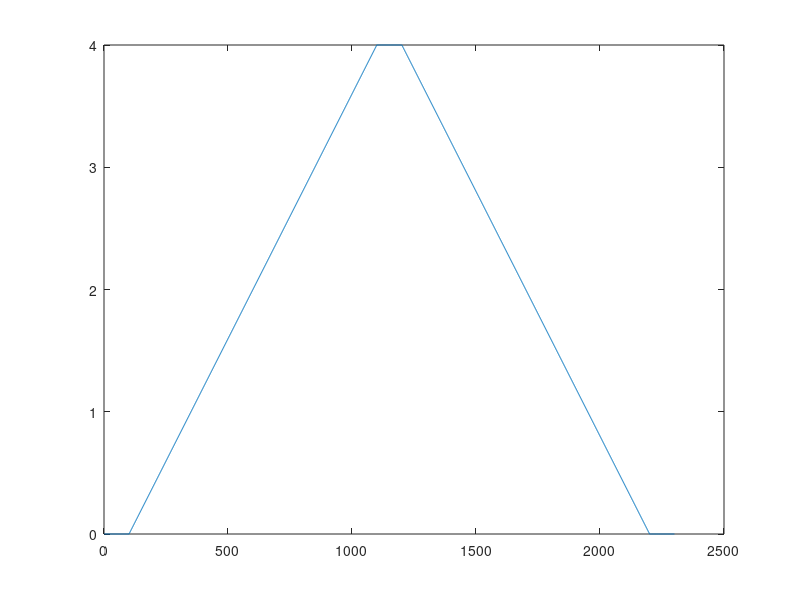
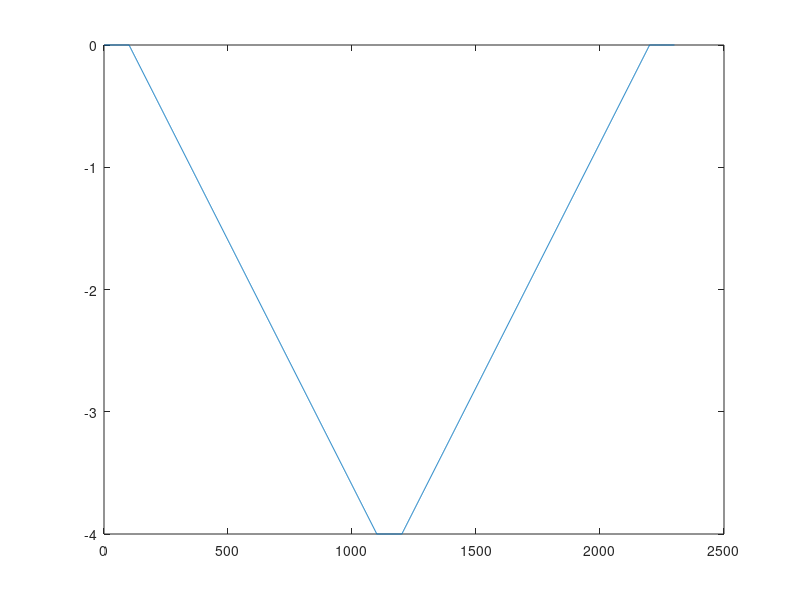
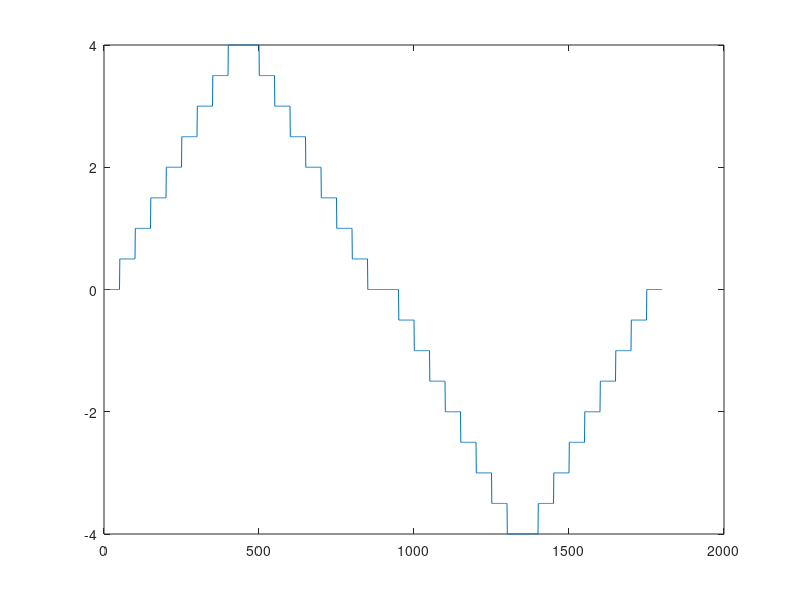
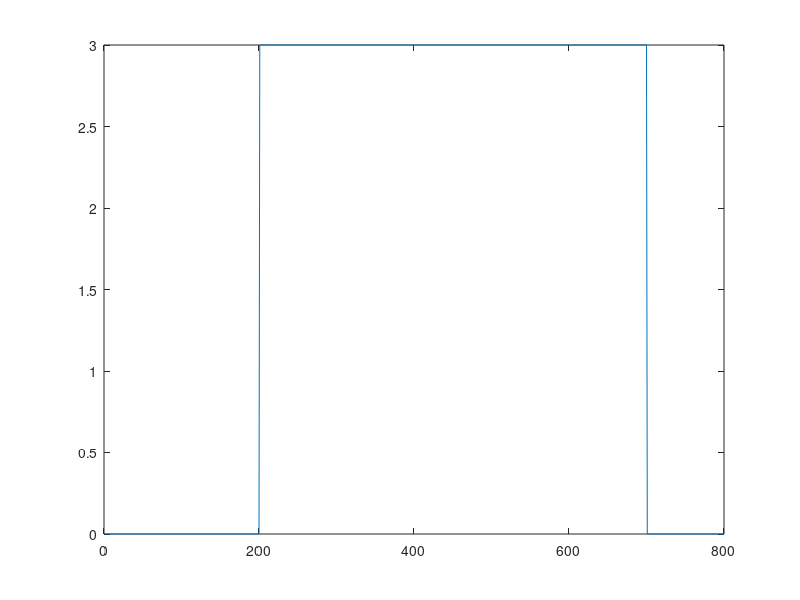

MATLAB code for these plots, in order:
clc; clear; close all;

d = 0.01;
maxV = 4;

% Ramp up then down
figure(1);
rampUp = [0*ones(1,1/d),linspace(0,maxV,10/d),maxV*ones(1,1/d),linspace(maxV,0,10/d),0*ones(1,1/d)];
plot(rampUp);

% Ramp down then up
figure(2);
rampDown = [0*ones(1,1/d),linspace(0,-maxV,10/d),-maxV*ones(1,1/d),linspace(-maxV,0,10/d),0*ones(1,1/d)];
plot(rampDown);

% Test for deadzone
figure(3);
deadUp = [];
deadDown = [];
deadV = 4;
for k = 0:0.5:deadV
    deadUp = [deadUp, k*ones(1,0.5/d)];
    deadDown = [deadDown, (deadV-k)*ones(1,0.5/d)];
end
deadZone = [deadUp,deadDown,-deadUp,-deadDown];
plot(deadZone);

% Step up
figure(4);
stepUp = [zeros(1,2/d), 3*ones(1,5/d), zeros(1,1/d)];
plot(stepUp);

% Step down
figure(5);
stepDown = [zeros(1,2/d), -3*ones(1,5/d), zeros(1,1/d)];
plot(stepDown);

% Sin
figure(6);
V = 4; % Volts
freq = 0.5; % Hz

% sinWave = [zeros(1,0.5/d), V*sin(2*pi*freq*linspace(0,10,10/d))];
sinWave = [V*sin(2*pi*freq*linspace(0,10,10/d))];

plot(sinWave);

% Sin
figure(7);
V = 4; % Volts
freq = 1; % Hz

% sinWave = [zeros(1,0.5/d), V*sin(2*pi*freq*linspace(0,10,10/d))];
sinWave1hz = [V*sin(2*pi*freq*linspace(0,10,10/d))];

plot(sinWave1hz);

% Sin
figure(9);
V = 5; % Volts
freq = 4; % Hz

% sinWave = [zeros(1,0.5/d), V*sin(2*pi*freq*linspace(0,10,10/d))];
sinWave4hz = [V*sin(2*pi*freq*linspace(0,10,10/d))];

plot(sinWave4hz);


% Constant
figure(8);
V = 4;
constant4V = V*ones(1000,1);
plot(constant4V);

figure(10);
V = 5; % Volts
freq = 3; % Hz

% sinWave = [zeros(1,0.5/d), V*sin(2*pi*freq*linspace(0,10,10/d))];
sinWave3hz = [V*sin(2*pi*freq*linspace(0,10,10/d))];

plot(sinWave3hz);


% Sin Load
figure(11);
V = 4; % Volts
freq = 0.5; % Hz

% sinWave = [zeros(1,0.5/d), V*sin(2*pi*freq*linspace(0,10,10/d))];
sinWave_load_05hz = [V*sin(2*pi*freq*linspace(0,30,30/d))];

plot(sinWave_load_05hz);

% Chirp
figure(12);
f0 = 0;
f1 = 5;
t = 0:0.01:10;
chirp_sig = zeros(length(t)*2,1);
chirp_sig(1:1001) = 6.*chirp(t,f0,10,f1,'linear');
chirp_sig(1002:end) = 6.*chirp(t,f1,10,f0,'linear');

plot(chirp_sig);


% Positive sin wave
figure(13);
V = 3; % Volts
freq = 1; % Hz

sinWave1hzPos = 3 + [V*cos(pi + 2*pi*freq*linspace(0,10,10/d))];

plot(sinWave1hzPos);

% Negative sin wave
figure(14);
V = -3; % Volts
freq = 1; % Hz

sinWave1hzNeg = -3 - [V*cos(2*pi*freq*linspace(0,10,10/d))];

plot(sinWave1hzNeg);


% Constant
figure(15);
V = 6;
constant6V = V*ones(1000,1);
plot(constant6V);


close all;
%% Save files
save('deadZone.mat','deadZone');
save('rampDown.mat','rampDown');
save('rampUp.mat','rampUp');
save('stepDown.mat','stepDown');
save('stepUp.mat','stepUp');
save('sinWave.mat','sinWave');
save('sinWave1hz.mat','sinWave1hz');
save('constant4V.mat','constant4V');
save('sinWave4hz.mat','sinWave4hz');
save('sinWave3hz.mat','sinWave3hz');
save('chirp_sig.mat','chirp_sig');
save('sinWave_load_05hz.mat','sinWave_load_05hz');
save('sinWave1hzPos.mat','sinWave1hzPos');
save('sinWave1hzNeg.mat','sinWave1hzNeg');
save('constant6V.mat','constant6V');


